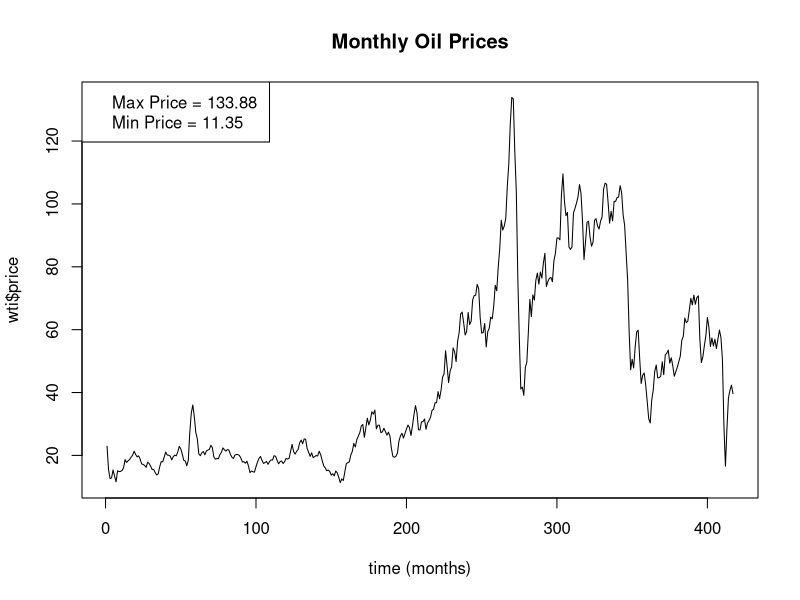
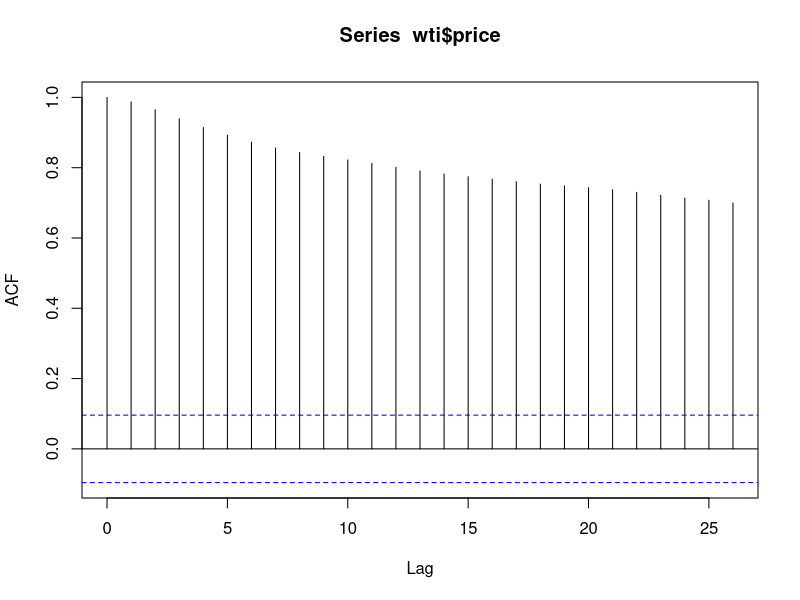
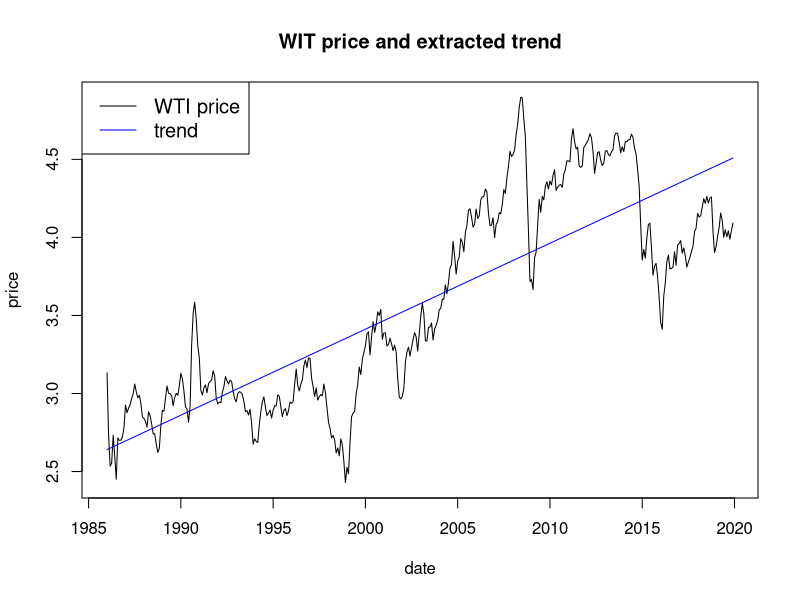
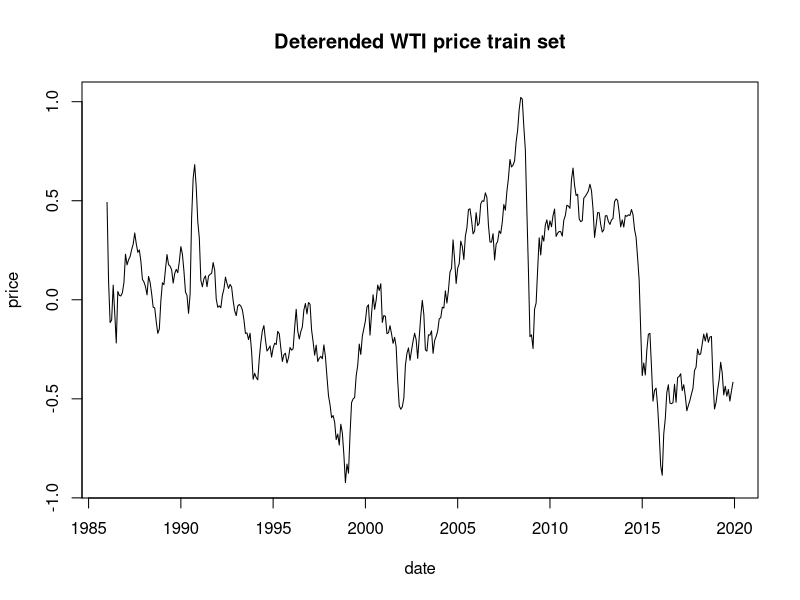

R code for these plots, in order: (Note: this script raises an error after producing the figures.)
## ---- chunk 1
#setting the working directory to desktop
setwd("C:\\users\\user\\Desktop\\")

#importing the downloaded csv file
wti <- read.csv("RWTCm.csv")

#creating the date column with desired format 
wti$date <- as.Date(paste(wti$date, '-01', sep = ''),'%B-%Y-%d' )

#we can check to see the nature of imported data by using following commands.
#head(wti)
str(wti)
## ---- chunk 2
# plotting the price
plot(wti$price, type = 'l', xlab = 'time (months)', main = 'Monthly Oil Prices')
legend('topleft', legend = c('Max Price = 133.88 ', 'Min Price = 11.35'))
#plotting the acf for price
acf(wti$price)
## ---- chunk 3
## there are severla ways to divid the dataset into train and test. th following commented code can also be used.

# we divide the datase in test and train from row 408, where we know that year 2019 ends.
 
#bound = 408
#train <- ( wti[1:bound, ] )             
#test <-  ( wti[(bound+1):nrow(wti), ] )
#train <- ts( wti[1:bound, ] )             
#test <- ts ( wti[(bound+1):nrow(wti), ] )
#head(train)
#tail(train)
#head(test)
#tail(test)

split_series <- split(wti,wti$date < as.Date('2020-01-01'))
train <- ts(as.data.frame(split_series[2], col.names = '')$price, start = 1986, frequency = 12)

cat ("head of train:\n")
head(train)
cat("\ntail of train:\n")
tail(train)

test <- ts(as.data.frame(split_series[1],col.names = '')$price, start = 2020, frequency = 12)
cat ("\nhead of test:\n")
head(test)
cat("\ntail of test:\n")
tail(test)
## ---- chunk 4
trainLog <- log(train)
## ---- chunk 5
trend_fit_afterLog <- lm (trainLog ~ time(trainLog))
# regress logarithm of time series values to time.
coef(trend_fit_afterLog)
## ---- chunk 6
trend <- fitted(trend_fit_afterLog)
trainDeterended <- trainLog - trend

plot(trainLog, type = 'l', xlab = 'date', ylab = 'price', main = 'WIT price and extracted trend')
lines(as.vector(time(trainLog)), trend , col = 'Blue')
legend('topleft', legend = c('WTI price', 'trend'), col = c('black','blue'), lty = 1:1, cex = 1.2)

plot(trainDeterended, type ='l', xlab = 'date', ylab = 'price', main = 'Deterended WTI price train set')
## ---- chunk 7
arima_fit <- arima (trainDeterended, order = c(2,1,2))
arima_fit
## ---- chunk 8
forecast <- predict (arima_fit,n.ahead = length(test))
forecast
## ---- chunk 9
beta_0 <- trend_fit_afterLog$coefficients[1]
beta_1 <- trend_fit_afterLog$coefficients[2]
forecast_with_trend <- forecast$pred + beta_0 +beta_1 *time(forecast$pred)
forecast_with_trend
## ---- chunk 10
forecast_exp <- exp (forecast_with_trend)
forecast_exp
## ---- chunk 11
upper <- forecast_exp + exp (forecast$se)
lower <- forecast_exp - exp (forecast$se)

plot(test, type = 'l', main = 'Test time-series vs forecasted with trend, exponent and history',
     ylab = 'values', xlab = 'time',ylim = c (min(test, forecast_exp, past_ten), max(test, forecast_exp, past_ten)))

lines(forecast_exp, col = 'red')
lines(upper, lty = 2, lwd = 2 , col = 'chartreuse')
lines(lower, lty = 2, lwd = 2 , col = 'chartreuse')

abline(v = min (time(test)), col = 'blue')

legend('bottomleft', legend = c('real test', 'predicted', 'where forecast starts', 'confidence interval'), 
       col = c('black', 'red', 'blue', 'chartreuse'), lty = c (rep(1,4),2), cex = 0.7)
## ---- chunk 12
resid_forecast <- test - forecast_exp

plot(resid_forecast, type = 'p', ylab = 'residuals', main = 'residuals plot for forecast')
lines(lowess(resid_forecast), col='red')
abline(h=0 , lty =3 )

acf(resid_forecast, main = 'ACF of forecast residuals')

## ---- chunk 13
mse <- sum (resid_forecast^2)/ length(resid_forecast)
cat("MSE:", mse, "\n")
sum_res <- sum(resid_forecast)
cat("sum_res:", sum_res, "\n")
cat("Variance of Residuals:", var (resid_forecast))
